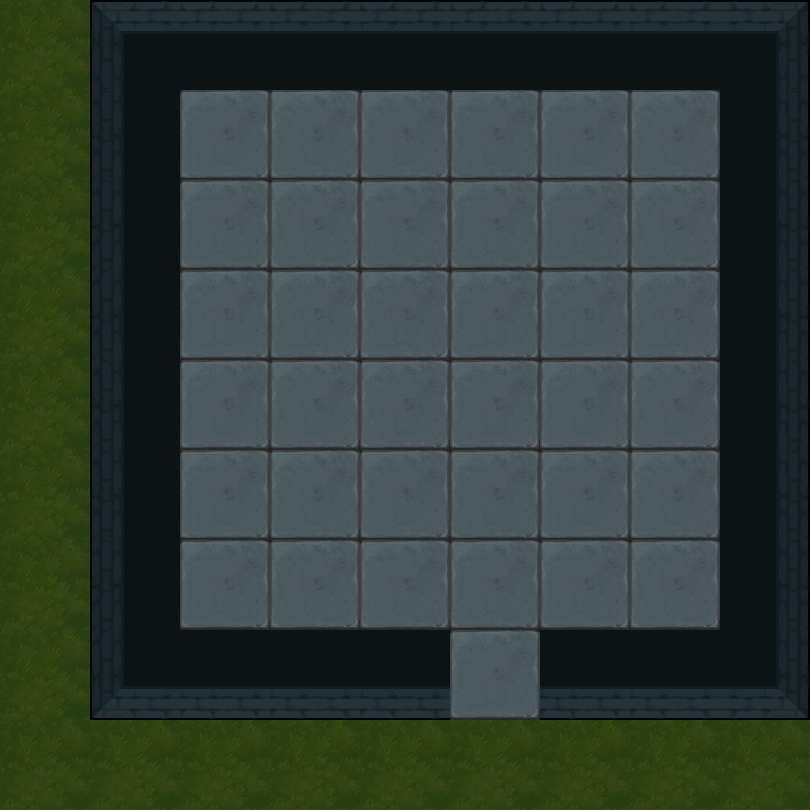

Below is a game level as drawn by its tile map, then a one-line description and the .tmx that defines it (tile-layer data replaced by summaries):
An orthogonal 9x9 tile map with 90x90 px tiles, 2 tile layers (地形, 障碍) and 38 objects (31x map, 5x spring, bed, door).

<map version="1.5" tiledversion="1.7.2" orientation="orthogonal" renderorder="right-down" width="9" height="9" tilewidth="90" tileheight="90" infinite="0" nextlayerid="4" nextobjectid="47">
 <tileset firstgid="1" name="1" tilewidth="90" tileheight="90" tilecount="100" columns="10">
  <image source="3.png" trans="ff00ff" width="900" height="900" />
 </tileset>
 <layer id="1" name="地形" width="9" height="9">
  <data>[81 cells, 80 non-empty, 2 distinct tile ids]</data>
 </layer>
 <layer id="2" name="障碍" width="9" height="9">
  <data>[81 cells, 27 non-empty, 8 distinct tile ids]</data>
 </layer>
 <objectgroup id="3" name="对象">
  <object id="1" name="bed" x="450" y="90" width="90" height="90" />
  <object id="2" name="map" x="180" y="360" width="90" height="90" />
  <object id="5" name="map" x="630" y="180" width="90" height="90" />
  <object id="6" name="map" x="180" y="180" width="90" height="90" />
  <object id="7" name="map" x="180" y="270" width="90" height="90" />
  <object id="10" name="map" x="180" y="450" width="90" height="90" />
  <object id="12" name="map" x="180" y="540" width="90" height="90" />
  <object id="13" name="map" x="540" y="90" width="90" height="90" />
  <object id="14" name="map" x="630" y="90" width="90" height="90" />
  <object id="15" name="map" x="270" y="540" width="90" height="90" />
  <object id="16" name="map" x="270" y="450" width="90" height="90" />
  <object id="17" name="map" x="270" y="360" width="90" height="90" />
  <object id="18" name="map" x="270" y="270" width="90" height="90" />
  <object id="19" name="map" x="270" y="180" width="90" height="90" />
  <object id="21" name="map" x="450" y="180" width="90" height="90" />
  <object id="22" name="map" x="360" y="270" width="90" height="90" />
  <object id="23" name="map" x="450" y="270" width="90" height="90" />
  <object id="24" name="map" x="540" y="270" width="90" height="90" />
  <object id="26" name="map" x="450" y="360" width="90" height="90" />
  <object id="27" name="map" x="360" y="450" width="90" height="90" />
  <object id="28" name="map" x="630" y="270" width="90" height="90" />
  <object id="30" name="map" x="630" y="360" width="90" height="90" />
  <object id="31" name="map" x="540" y="450" width="90" height="90" />
  <object id="32" name="map" x="450" y="450" width="90" height="90" />
  <object id="33" name="map" x="630" y="450" width="90" height="90" />
  <object id="34" name="map" x="630" y="540" width="90" height="90" />
  <object id="35" name="map" x="360" y="90" width="90" height="90" />
  <object id="36" name="map" x="270" y="90" width="90" height="90" />
  <object id="37" name="map" x="180" y="90" width="90" height="90" />
  <object id="38" name="map" x="450" y="540" width="90" height="90">
   <properties>
    <property name="weapon" type="int" value="1" />
   </properties>
  </object>
  <object id="39" name="map" x="540" y="540" width="90" height="90">
   <properties>
    <property name="weapon" type="int" value="2" />
   </properties>
  </object>
  <object id="40" name="map" x="360" y="540" width="90" height="90">
   <properties>
    <property name="weapon" type="int" value="3" />
   </properties>
  </object>
  <object id="41" name="door" x="450" y="630" width="90" height="90">
   <properties>
    <property name="LorR" type="int" value="1" />
    <property name="motion" type="int" value="4" />
    <property name="rotate" type="int" value="0" />
   </properties>
  </object>
  <object id="42" name="spring" x="0" y="270" width="90" height="90">
   <properties>
    <property name="direction" value="2" />
   </properties>
  </object>
  <object id="43" name="spring" x="360" y="180" width="90" height="90">
   <properties>
    <property name="direction" value="2" />
   </properties>
  </object>
  <object id="44" name="spring" x="540" y="180" width="90" height="90">
   <properties>
    <property name="direction" value="3" />
   </properties>
  </object>
  <object id="45" name="spring" x="540" y="360" width="90" height="90">
   <properties>
    <property name="direction" value="4" />
   </properties>
  </object>
  <object id="46" name="spring" x="360" y="360" width="90" height="90">
   <properties>
    <property name="direction" value="1" />
   </properties>
  </object>
 </objectgroup>
</map>
